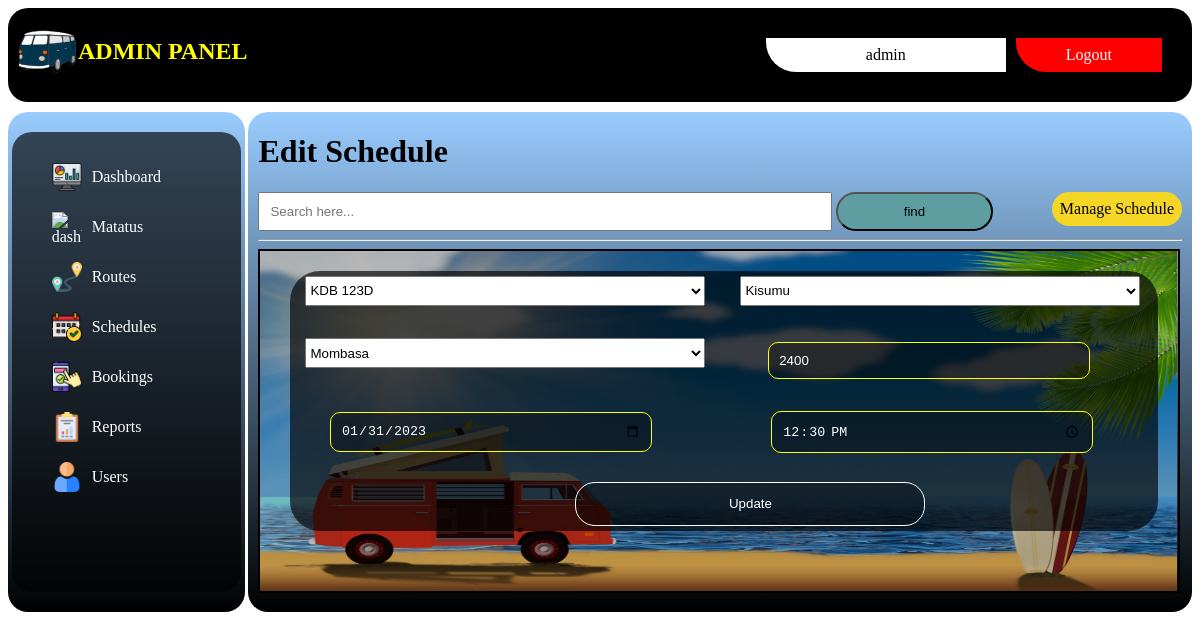
The page /admin/schedules/edit.php?id=1 (signed in) on the database its author committed.
### tables this page shows
CREATE TABLE `schedules` (
  `schedule_id` int(11) NOT NULL,
  `mat_id` int(11) DEFAULT NULL,
  `travel_from` int(11) NOT NULL,
  `travel_to` int(11) NOT NULL,
  `travel_date` date NOT NULL,
  `travel_time` time NOT NULL,
  `price` double NOT NULL
);

### app/database/db.php (called while the page is built, shortened)
<?php
require('connect.php');
function executeQuery($sql, $data)
{
    global $conn;
    $stmt = $conn->prepare($sql);
    $values = array_values($data);
    $types = str_repeat('s', count($values));
    $stmt->bind_param($types, ...$values);
    $stmt->execute();
    return $stmt;
}
function selectAll($table, $conditions = [])
{
    global $conn;
    $sql = "SELECT * FROM $table";
    if (empty($conditions)) {
        $stmt = $conn->prepare($sql);
        $stmt->execute();
        $records = $stmt->get_result()->fetch_all(MYSQLI_ASSOC);
        return $records;
    }
}
function selectOne($table, $conditions)
{
    $sql = "SELECT * FROM $table";
    $i = 0;
    foreach ($conditions as $key => $value) {
        if ($i === 0) {
            $sql = $sql . " WHERE $key=?";
        } else {
            $sql = $sql . " AND $key=?";
        }
        $i++;
    }
    $sql = $sql . " LIMIT 1";
    $stmt = executeQuery($sql, $conditions);
    $records = $stmt->get_result()->fetch_assoc();
    return $records;
}

### app/controllers/schedules.php (called while the page is built, shortened)
<?php
include(ROOT_PATH . "/app/database/db.php");
$table = 'schedules';
$matatus = selectAll('matatus');
$routes = selectAll('routes');
if (isset($_GET['id'])) {
    $schedule = selectOne($table, ['schedule_id' => $_GET['id']]);
    $matatu_id = $schedule['mat_id'];
    $travel_from = $schedule['travel_from'];
    $travel_to = $schedule['travel_to'];
    $travel_date = $schedule['travel_date'];
    $travel_time = $schedule['travel_time'];
    $price = $schedule['price'];
}

### admin/schedules/edit.php (the view, shortened to what this page needs)
<?php include(ROOT_PATH . "/app/controllers/schedules.php");
?>
     <?php include(ROOT_PATH . "/app/includes/adminHeader.php"); ?>
    <?php include(ROOT_PATH . "/app/includes/adminSidebar.php"); ?>
    <div class="main-bar">
        <h1>Edit Schedule</h1>
        <a href="index.php" class="add-btn">Manage Schedule</a>
        <form class="form-serach">
            <input type="text" name="search" placeholder="Search here..."/>
            <button class="search-btn">find</button>
        </form>
        <hr>
        <div class="scrollit">
        <form action="edit.php" method="post">
                <div class="form-section">
                 <select name="mat_id" class="text-input">
                    <?php foreach ($matatus as $key => $matatu): ?>
                        <?php if (!empty($matatu_id) && $matatu_id == $matatu['matatu_id'] ): ?>
                            <option selected value="<?php echo $matatu['matatu_id'] ?>"><?php echo $matatu['matatu_plate'] ?></option>
                        <?php else: ?>
                            <option value="<?php echo $matatu['matatu_id'] ?>"><?php echo $matatu['matatu_plate'] ?></option>
                        <?php endif; ?>
                    <?php endforeach; ?>
                </select>
                <select name="travel_from" class="text-input">
                    <?php foreach ($routes as $key => $route): ?>
                        <?php if (!empty($travel_from) && $travel_from == $route['route_id'] ): ?>
                            <option selected value="<?php echo $route['route_id'] ?>"><?php echo $route['route_name'] ?></option>
                        <?php else: ?>
                            <option value="<?php echo $route['route_id'] ?>"><?php echo $route['route_name'] ?></option>
                        <?php endif; ?>
                    <?php endforeach; ?>
                </select>
                <select name="travel_to" class="text-input">
                    <?php foreach ($routes as $key => $route): ?>
                        <?php if (!empty($travel_to) && $travel_to == $route['route_id'] ): ?>
                            <option selected value="<?php echo $route['route_id'] ?>"><?php echo $route['route_name'] ?></option>
                        <?php else: ?>
                            <option value="<?php echo $route['route_id'] ?>"><?php echo $route['route_name'] ?></option>
                        <?php endif; ?>
                    <?php endforeach; ?>
                </select>
                <input type="number" name="price" value="<?php echo $price; ?>" placeholder="Price"/>
                <br>
                <input type="date" name="travel_date" value="<?php echo $travel_date; ?>" placeholder="Travel Date"/>
                <br>
                <input type="time" name="travel_time" value="<?php echo $travel_time; ?>" placeholder="Travel Time"/>
                <br>
                <button  type="submit" name="update-schedule">Update</button>
                </div>
            </form>
        </div>
    </div>
    </div>
</body>
</html>

### app/includes/adminHeader.php (style rules this page uses)
body { display: flex; flex-direction: column; gap: 10px; }
.main-bar { width: 78%; float: right; background: linear-gradient(to top, #000000 0%, #99ccff 100%); min-height: 500px; max-height: 500px; border-radius: 20px; padding: 0px 10px; }
.main-bar a { margin-left: 50px; }
.scrollit { overflow:scroll; min-height:355px; max-height:345px; }
.main-bar form { width: 85%; }
.main-bar form input { width: 70%; padding: 10px; }
.main-bar form .search-btn { width: 20%; padding: 10px; background-color: cadetblue; border-radius: 30px; }
.main-bar .add-btn { background-color: rgb(245, 214, 39); color: rgb(0, 0, 0); padding: 8px; border-radius: 20px; float: right; text-decoration: none; }
.scrollit form { display: flex; flex-direction: column; border: #000 2px solid; gap: 20px; padding: 20px; background: url(../assets/images/vanback.jpg); background-position: static; background-size: 100% 100%; background-repeat: no-repeat; min-height: 300px; width: 95%; }
.scrollit form * { margin-left: 10px; }
.scrollit form .form-section { display: flex; flex-wrap: wrap; gap: 25px; background: linear-gradient(to top, rgba(0,0,0,0.66)50%, rgba(0,0,0,0.66)50%); padding: 5px; border-radius: 30px; min-height: 250px; }
.scrollit form input { width: 300px; margin: auto; background: linear-gradient(to top, rgba(0,0,0,0.3)50%, rgba(0,0,0,0.3)50%); border-radius: 10px; border: 1px solid yellow; padding: 10px; }
.scrollit form button { width: 350px; padding: 10px; border-radius: 20px; background: linear-gradient(to top, rgba(0,0,0,0.3)50%, rgba(0,0,0,0.3)50%); color: #fff; border: #fff solid 1px; margin-left: 280px; }

### admin/schedules/edit.php (style rules this page uses)
select { width: 400px; height: 30px; color: black; }
input { color: white; }

### rows shown on the page
schedules: price "2400", travel_date "01/31/2023", travel_time "12:30:00"

### other values the page prints
$_SESSION['username'] "admin"
form field mat_id "KDB 123D"
form field travel_from "Kisumu"
form field travel_to "Mombasa"
